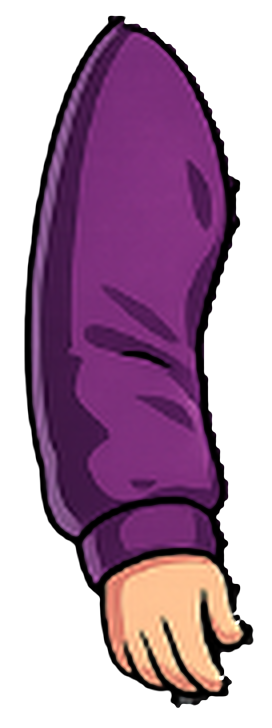
#> input picture krok-et-mil-intro/assets/characters/krok/layers/arm_L.png, 272 x 728 px, given in place of krok_base_front.png, which was not available
$ python check_heights.py
#> lines starting #> are read from the running program, lines starting #| are printed output that depends on the picture; after the words box and inside, x2 and y2 are one past the last pixel; in counts of white or black regions, pixels touching at a corner belong together; pictures that were not available may be replaced by others from this repository, and a replacement may not be noted
"""Vérifie automatiquement que Krok et Mil ont la même hauteur (sol -> sommet) dans chaque tenue.

Rend chaque variante seule sur fond transparent (composition HeightProbe, échelle 1 = 427 unités),
mesure la boîte englobante opaque et compare. Tolérance demandée : ±2 %.
Usage : python3 tools/check_heights.py   (REMOTION_BROWSER peut pointer vers un Chromium local)
"""
import json, os, subprocess, sys
import numpy as np
from PIL import Image

ROOT = os.path.dirname(os.path.dirname(os.path.abspath(__file__)))
OUT = os.path.join(ROOT, 'build', 'heights')
GROUND = 540  # ligne de sol dans HeightProbe
VARIANTS = [(w, o, v) for o, v in [('base', 'front'), ('wasteland', 'front'), ('medieval', 'front'), ('medieval', 'back')] for w in ('krok', 'mil')]
# Les accessoires qui dépassent volontairement du crâne (antenne, plumet de Mil) sont masqués
# dans HeightProbe (prop noTop) : la règle porte sur « sommet de la tête au sol, casquette et épis compris ».


def main():
    os.makedirs(OUT, exist_ok=True)
    res = {}
    for who, outfit, view in VARIANTS:
        f = os.path.join(OUT, f'{who}_{outfit}_{view}.png')
        props = json.dumps({'who': who, 'outfit': outfit, 'view': view})
        subprocess.run(['npx', 'remotion', 'still', 'src/index.ts', 'HeightProbe', f, f'--props={props}', '--log=error'], cwd=ROOT, check=True)
#> (this line was passed over: subprocess is not available in this run)
        img = Image.open(f).convert('RGBA')
#> img is the input picture: PIL image 272x728 RGBA; mean R, G, B, A 64.6, 32.8, 58.3, 140.4
        a = np.array(img)[..., 3] > 20
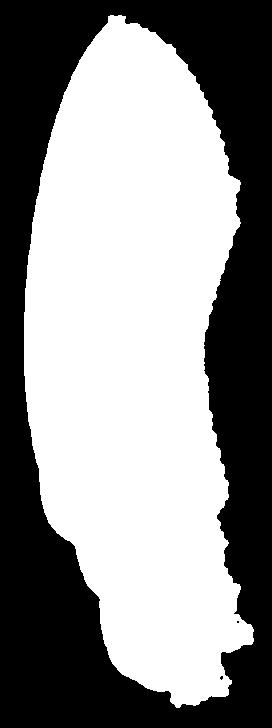
#> a: shape (728, 272) bool; 55.6% white; 3 black regions (2 under 20 px), largest, box (x1, y1, x2, y2) and area: (0, 0, 272, 728) 87967
        bottom = np.where(a.sum(1) > 0)[0].max()
#> bottom = 707
        top = np.where(a.sum(1) > 0)[0].min()
#> top = 15
        res[(who, outfit, view)] = (GROUND - top, bottom - GROUND)
#> pass 2 of the loop in main, `for who, outfit, view in VARIANTS:`:
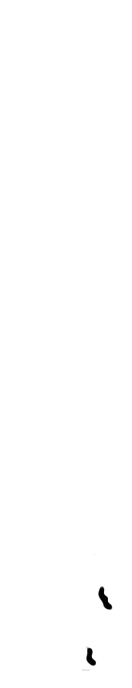
#> input picture krok-et-mil-intro/assets/characters/krok/layers/arm_L__seam.png, 132 x 688 px, given in place of mil_base_front.png, which was not available
#> in main, img is the input picture: PIL image 132x688 RGBA; mean R, G, B, A 0.3, 0.2, 0.2, 0.7
#> in main, `a = np.array(img)[..., 3] > 20`:
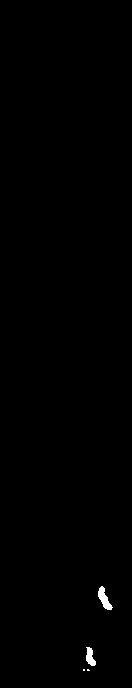
#> a: shape (688, 132) bool; 0.33% white; 4 white regions (2 under 20 px), largest, box (x1, y1, x2, y2) and area: (98, 586, 113, 610) 171, (86, 647, 96, 666) 122
#> bottom = 670
#> top = 586
    ok = True
    print(f'{"variante":28s} hauteur(px)  écart vs Krok')
    for outfit, view in [('base', 'front'), ('wasteland', 'front'), ('medieval', 'front'), ('medieval', 'back')]:
        hk = res[('krok', outfit, view)][0]
        hm = res[('mil', outfit, view)][0]
        d = (hm - hk) / hk * 100
        flag = 'OK' if abs(d) <= 2 else 'HORS TOLÉRANCE'
        ok &= abs(d) <= 2
        print(f'krok {outfit:10s} {view:5s}       {hk:5d}')
        print(f'mil  {outfit:10s} {view:5s}       {hm:5d}      {d:+.2f} %  {flag}')
    sys.exit(0 if ok else 1)


if __name__ == '__main__':
#> (the run stopped early here; a loop or call above may not have finished)
